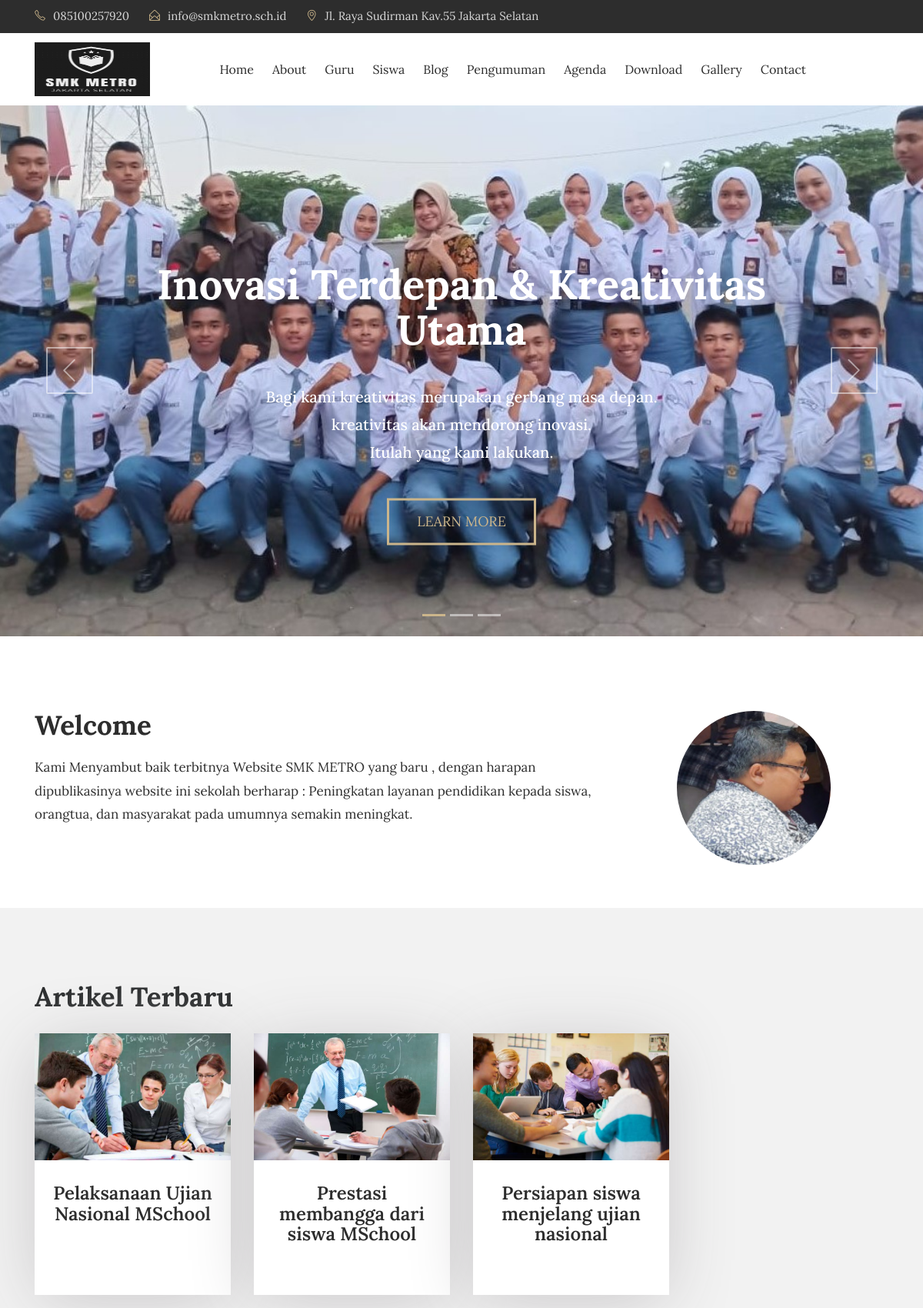
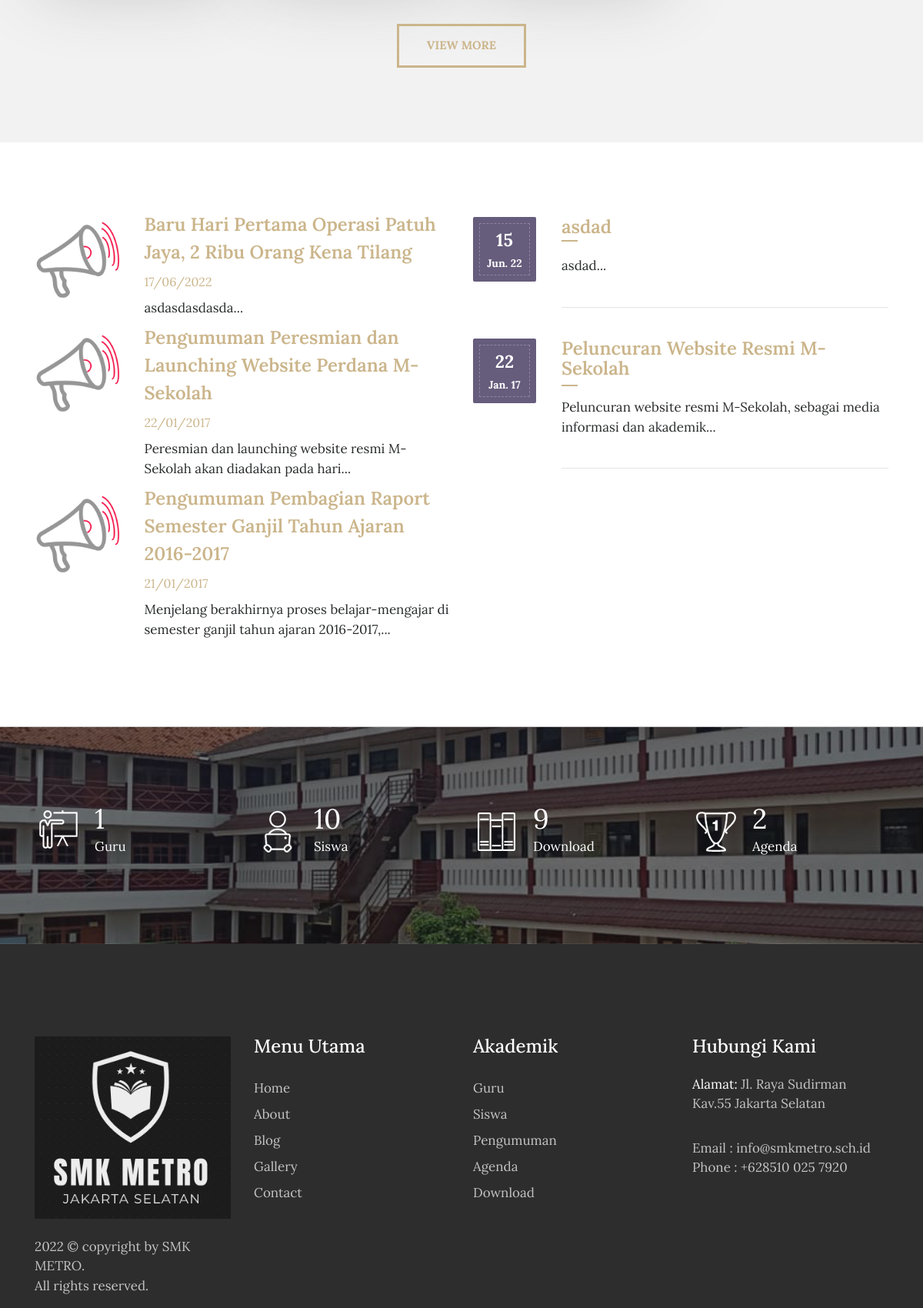
The page / (upper part) on the database its author committed (2 pictures, top to bottom).
### tables this page shows
CREATE TABLE `tbl_tulisan` (
  `tulisan_id` int(11) NOT NULL,
  `tulisan_judul` varchar(100) DEFAULT NULL,
  `tulisan_isi` text DEFAULT NULL,
  `tulisan_tanggal` timestamp NULL DEFAULT current_timestamp(),
  `tulisan_kategori_id` int(11) DEFAULT NULL,
  `tulisan_kategori_nama` varchar(30) DEFAULT NULL,
  `tulisan_views` int(11) DEFAULT 0,
  `tulisan_gambar` varchar(40) DEFAULT NULL,
  `tulisan_pengguna_id` int(11) DEFAULT NULL,
  `tulisan_author` varchar(40) DEFAULT NULL,
  `tulisan_img_slider` int(2) NOT NULL DEFAULT 0,
  `tulisan_slug` varchar(200) DEFAULT NULL
);

CREATE TABLE `tbl_pengumuman` (
  `pengumuman_id` int(11) NOT NULL,
  `pengumuman_judul` varchar(150) DEFAULT NULL,
  `pengumuman_deskripsi` text DEFAULT NULL,
  `pengumuman_tanggal` timestamp NULL DEFAULT current_timestamp(),
  `pengumuman_author` varchar(60) DEFAULT NULL
);

CREATE TABLE `tbl_agenda` (
  `agenda_id` int(11) NOT NULL,
  `agenda_nama` varchar(200) DEFAULT NULL,
  `agenda_tanggal` timestamp NULL DEFAULT current_timestamp(),
  `agenda_deskripsi` text DEFAULT NULL,
  `agenda_mulai` date DEFAULT NULL,
  `agenda_selesai` date DEFAULT NULL,
  `agenda_tempat` varchar(90) DEFAULT NULL,
  `agenda_waktu` varchar(30) DEFAULT NULL,
  `agenda_keterangan` varchar(200) DEFAULT NULL,
  `agenda_author` varchar(60) DEFAULT NULL
);

### application/views/depan/v_home.php (the view, shortened to what the rows shown need)
<!DOCTYPE html>
<html lang="en">
<head>
    <link rel="stylesheet" href="<?php echo base_url().'theme/css/bootstrap.min.css'?>">
    <link rel="stylesheet" href="<?php echo base_url().'theme/css/font-awesome.min.css'?>">
    <link rel="stylesheet" href="<?php echo base_url().'theme/css/simple-line-icons.css'?>">
    <link rel="stylesheet" href="<?php echo base_url().'theme/css/slick.css'?>">
    <link rel="stylesheet" href="<?php echo base_url().'theme/css/slick-theme.css'?>">
    <link rel="stylesheet" href="<?php echo base_url().'theme/css/owl.carousel.min.css'?>">
    <link href="<?php echo base_url().'theme/css/style.css'?>" rel="stylesheet">
    <?php
        function limit_words($string, $word_limit){
            $words = explode(" ",$string);
            return implode(" ",array_splice($words,0,$word_limit));
        }
    ?>
</head>
<body>
<section>
    <div class="slider_img layout_two">
        <div id="carousel" class="carousel slide" data-ride="carousel">
            <div class="carousel-inner" role="listbox">
                <div class="carousel-item active">
                    <div class="carousel-caption d-md-block">
                        <div class="slider_title">
                            <h1>Inovasi Terdepan &amp; Kreativitas Utama</h1>
                        </div>
                    </div>
                </div>
            </div>
        </div>
    </div>
</section>
<section class="clearfix about about-style2">
    <div class="container">
        <div class="row">
            <div class="col-md-8">
               <h2>Welcome</h2>
            </div>
        </div>
    </div>
</section>
<section class="our_courses">
    <div class="container">
        <div class="row">
            <div class="col-md-12">
                <h2>Artikel Terbaru</h2>
            </div>
        </div>
        <div class="row">
          <?php foreach ($berita->result() as $row) :?>
            <div class="col-xs-12 col-sm-6 col-md-6 col-lg-3">
                <div class="courses_box mb-4">
                    <div class="course-img-wrap">
                        <img src="<?php echo base_url().'assets/images/'.$row->tulisan_gambar;?>" class="img-fluid" alt="courses-img">
                    </div>
                    <a href="<?php echo site_url('artikel/'.$row->tulisan_slug);?>" class="course-box-content">
                        <h3 style="text-align:center;"><?php echo $row->tulisan_judul;?></h3>
                    </a>
                </div>
            </div>
          <?php endforeach;?>
        </div> <br>
    </div>
</section>
<section class="event">
    <div class="container">
        <div class="row">
            <div class="col-lg-6">
                <div class="event-img2">
                <?php foreach ($pengumuman->result() as $row) :?>
                <div class="row">
                    <div class="col-sm-3"> <img src="<?php echo base_url().'theme/images/announcement-icon.png'?>" class="img-fluid" alt="event-img"></div>
                    <div class="col-sm-9"> <h3><a href="<?php echo site_url('pengumuman');?>"><?php echo $row->pengumuman_judul;?></a></h3>
                      <span><?php echo $row->tanggal;?></span>
                      <p><?php echo limit_words($row->pengumuman_deskripsi,10).'...';?></p>
                    </div>
                </div>
                <?php endforeach;?>
                </div>
            </div>
            <div class="col-lg-6">
                <div class="row">
                    <div class="col-md-12">
                      <?php foreach ($agenda->result() as $row):?>
                        <div class="event_date">
                            <div class="event-date-wrap">
                                <p><?php echo date("d", strtotime($row->agenda_tanggal));?></p>
                                <span><?php echo date("M. y", strtotime($row->agenda_tanggal));?></span>
                            </div>
                        </div>
                        <div class="date-description">
                            <h3><a href="<?php echo site_url('agenda');?>"><?php echo $row->agenda_nama;?></a></h3>
                            <p><?php echo limit_words($row->agenda_deskripsi,10).'...';?></p>
                            <hr class="event_line">
                        </div>
                        <?php endforeach;?>
                    </div>
                </div>
            </div>
        </div>
    </div>
</section>
    </body>
    </html>

### rows shown on the page
tbl_tulisan: tulisan_gambar (picture), tulisan_judul "Pelaksanaan Ujian Nasional MSchool"
tbl_tulisan: tulisan_gambar (picture), tulisan_judul "Prestasi membangga dari siswa MSchool"
tbl_tulisan: tulisan_gambar (picture), tulisan_judul "Persiapan siswa menjelang ujian nasional"
tbl_pengumuman: pengumuman_judul "Baru Hari Pertama Operasi Patuh Jaya, 2 Ribu Orang Kena Tilang", tanggal "17/06/2022", pengumuman_deskripsi "asdasdasdasda"
tbl_pengumuman: pengumuman_judul "Pengumuman Peresmian dan Launching Website Perdana M-Sekolah", tanggal "22/01/2017", pengumuman_deskripsi "Peresmian dan launching website resmi M-Sekolah akan diadakan pada hari"
tbl_pengumuman: pengumuman_judul "Pengumuman Pembagian Raport Semester Ganjil Tahun Ajaran 2016-2017", tanggal "21/01/2017", pengumuman_deskripsi "Menjelang berakhirnya proses belajar-mengajar di semester ganjil tahun ajaran 2016-2017,"
tbl_agenda: agenda_tanggal "15", agenda_tanggal "Jun. 22", agenda_nama "asdad", agenda_deskripsi "asdad"
tbl_agenda: agenda_tanggal "22", agenda_tanggal "Jan. 17", agenda_nama "Peluncuran Website Resmi M-Sekolah", agenda_deskripsi "Peluncuran website resmi M-Sekolah, sebagai media informasi dan akademik"

### other values the page prints
$tot_guru "1"
$tot_siswa "10"
$tot_files "9"
$tot_agenda "2"
